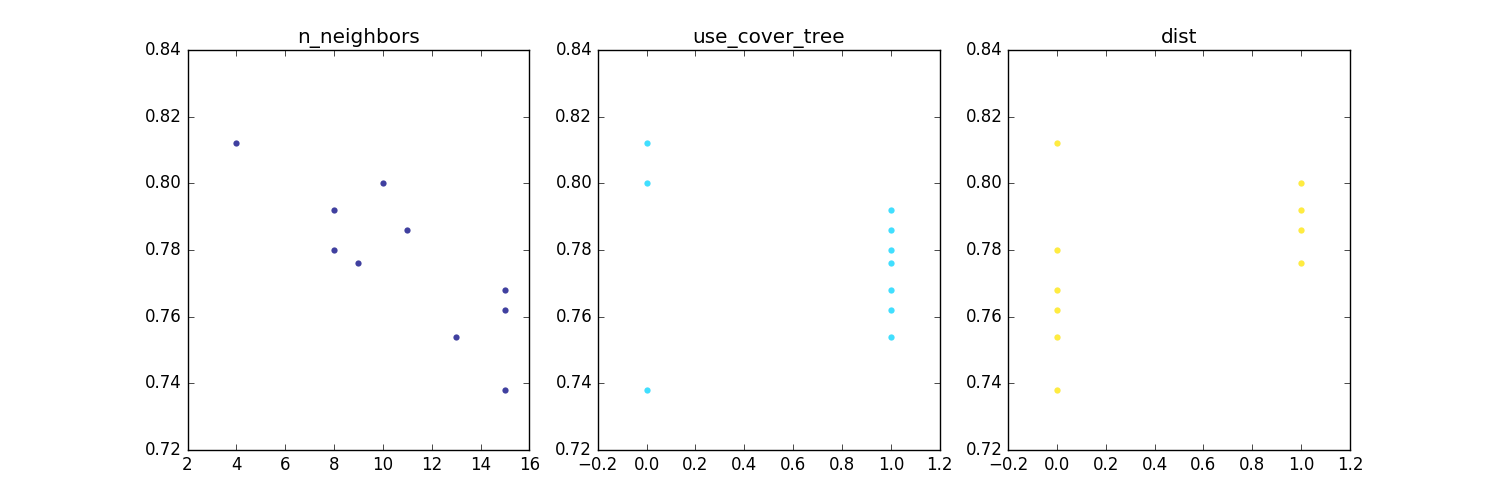

This chart was generated by the following Python code:
import os
from scipy.io import loadmat
from numpy import random
from modshogun import CrossValidationSplitting
import time
from modshogun import MulticlassLabels, RealFeatures
from modshogun import KNN, EuclideanDistance, ManhattanMetric
from modshogun import MulticlassAccuracy
from modshogun import KNN_COVER_TREE, KNN_BRUTE
from hyperopt import fmin, tpe, hp, STATUS_OK, Trials
import matplotlib.pyplot as plt
import numpy as np
SHOGUN_DATA_DIR = os.getenv('SHOGUN_DATA_DIR', '/home/sasha/workspace/shogun/data')


def get_data():
    """
    Get a random subset of 1000 samples from the USPS digit recognition dataset.
    """
    mat = loadmat(os.path.join(SHOGUN_DATA_DIR, 'multiclass/usps.mat'))
    Xall = mat['data']
    Yall = np.array(mat['label'].squeeze(), dtype=np.double) - 1
    subset = random.permutation(len(Yall))
    # Xtrain, Ytrain, Xtest, Ytest
    return Xall[:, subset[:500]], Yall[subset[:500]], Xall[:, subset[500:600]], Yall[subset[500:600]]


def generate_labels(Xtrain, Ytrain, Xtest, Ytest):
    labels = MulticlassLabels(Ytrain)
    feats = RealFeatures(Xtrain)
    labels_test = MulticlassLabels(Ytest)
    feats_test = RealFeatures(Xtest)
    return labels, feats, labels_test, feats_test


Xtrain, Ytrain, Xtest, Ytest = get_data()
labels, feats, labels_test, feats_test = generate_labels(Xtrain, Ytrain, Xtest, Ytest)


def evaluate(labels,
             feats,
             params={'n_neighbors': 2, 'use_cover_tree': 'True', 'dist': 'Manhattan'},
             Nsplit=2):
    """
        Run Cross-validation to evaluate the KNN.

        Parameters
        ----------
        labels: 2d array
            Data set labels.
        feats: array
            Data set feats.
        params: dictionary
            Search scope parameters.
        Nsplit: int, default = 2
            The n for n-fold cross validation.
        all_ks: range of int, default = range(1, 21)
            Numbers of neighbors.
    """
    k = params.get('n_neighbors')
    use_cover_tree = params.get('use_cover_tree') == 'True'
    if params.get('dist' == 'Euclidean'):
        func_dist = EuclideanDistance
    else:
        func_dist = ManhattanMetric

    split = CrossValidationSplitting(labels, Nsplit)
    split.build_subsets()

    accuracy = np.zeros(Nsplit)
    acc_train = np.zeros(accuracy.shape)
    time_test = np.zeros(accuracy.shape)
    for i in range(Nsplit):
        idx_train = split.generate_subset_inverse(i)
        idx_test = split.generate_subset_indices(i)

        feats.add_subset(idx_train)
        labels.add_subset(idx_train)

        dist = func_dist(feats, feats)
        knn = KNN(k, dist, labels)
        knn.set_store_model_features(True)
        if use_cover_tree:
            knn.set_knn_solver_type(KNN_COVER_TREE)
        else:
            knn.set_knn_solver_type(KNN_BRUTE)
        knn.train()

        evaluator = MulticlassAccuracy()
        pred = knn.apply_multiclass()
        acc_train[i] = evaluator.evaluate(pred, labels)

        feats.remove_subset()
        labels.remove_subset()
        feats.add_subset(idx_test)
        labels.add_subset(idx_test)

        t_start = time.clock()
        pred = knn.apply_multiclass(feats)
        time_test[i] = (time.clock() - t_start) / labels.get_num_labels()

        accuracy[i] = evaluator.evaluate(pred, labels)

        feats.remove_subset()
        labels.remove_subset()
    print accuracy.mean()
    return accuracy


def hyperopt_train_test(params):
    return evaluate(labels, feats, params).mean()


##############################
##==== Global variables ====##
##############################
"""
Define the search space.

Parameters
----------
n_neighbors: int in range(1, 20)
    Number of neighbors.
use_cover_tree: boolean
    The flag of enable or disable this Cover Trees.
dist: string 'Euclidean' or 'Manhattan'
    The distance metric to use for the tree.
"""
space4knn = {
    'n_neighbors': hp.choice('n_neighbors', range(2, 20)),
    'use_cover_tree': hp.choice('use_cover_tree', ['True', 'False']),
    'dist': hp.choice('dist', ['Euclidean', 'Manhattan'])
}


# Define minimized function
def f(params):
    acc = hyperopt_train_test(params)
    return {'loss': -acc, 'status': STATUS_OK}


trials = Trials()
best = fmin(f, space4knn, algo=tpe.suggest, max_evals=10, trials=trials)
print('best:')
print(best)

# Draw plot of the function.
parameters = ['n_neighbors', 'use_cover_tree', 'dist']
cols = len(parameters)
f, axes = plt.subplots(nrows=1, ncols=cols, figsize=(15, 5))
cmap = plt.cm.jet
for i, val in enumerate(parameters):
    xs = np.array([t['misc']['vals'][val] for t in trials.trials]).ravel()
    ys = [-t['result']['loss'] for t in trials.trials]
    xs, ys = zip(*sorted(zip(xs, ys)))
    ys = np.array(ys)
    axes[i].scatter(xs, ys, s=20, linewidth=0.01, alpha=0.75, c=cmap(float(i) / len(parameters)))
    axes[i].set_title(val)
plt.show()
